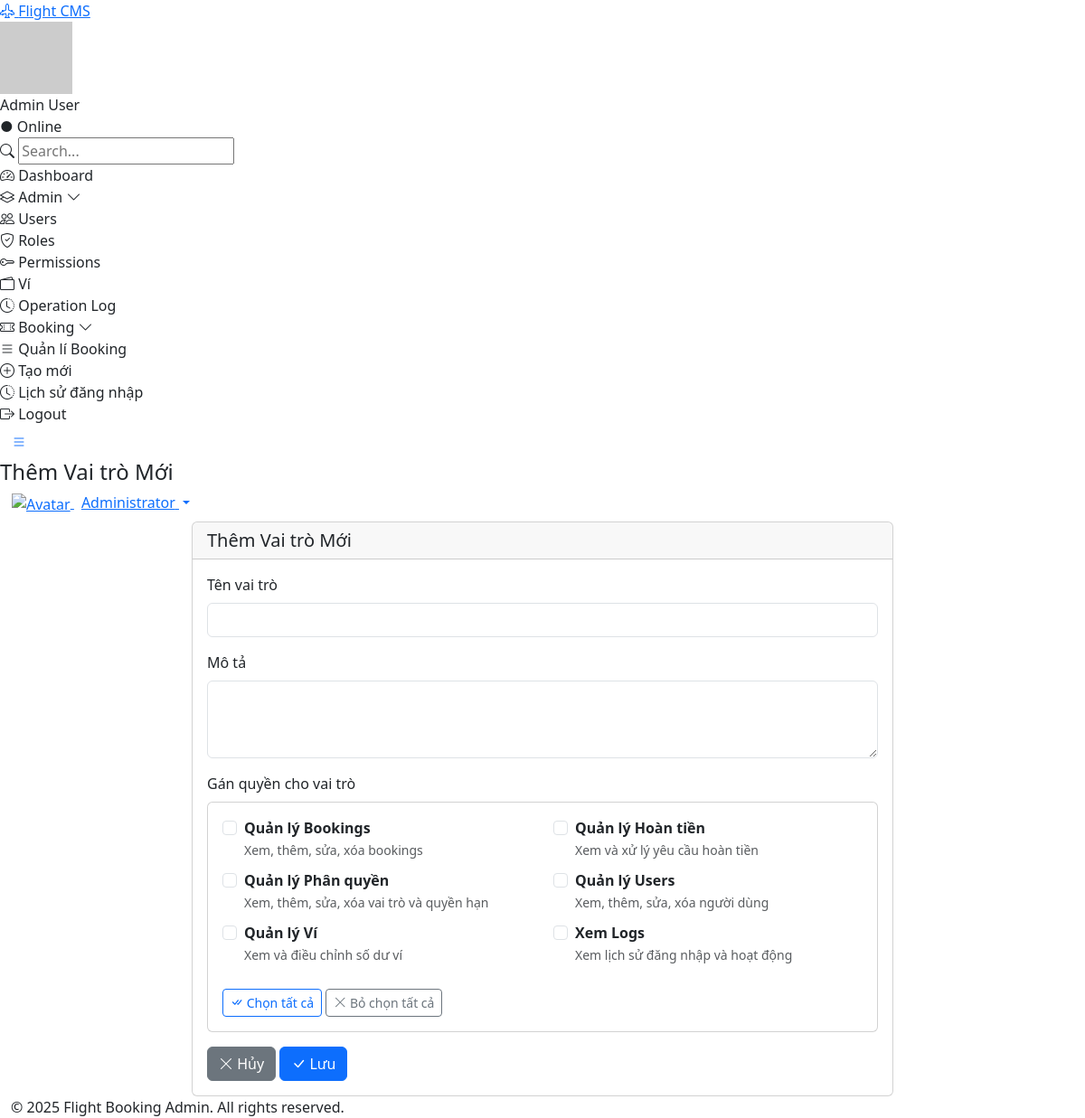
The page /modules/roles/add.php (signed in) on the database its author committed.
### tables this page shows
CREATE TABLE `permissions` (
  `id` int(11) NOT NULL,
  `name` varchar(255) NOT NULL COMMENT 'VD: Quản lý Users',
  `slug` varchar(255) NOT NULL COMMENT 'VD: manage_users',
  `description` text DEFAULT NULL,
  `created_at` timestamp NOT NULL DEFAULT current_timestamp()
);

### modules/roles/add.php (the view, shortened to what this page needs)
<?php
include '../../includes/header.php';
$database = new Database();
$db = $database->getConnection();
$permissionsQuery = "SELECT * FROM permissions ORDER BY name";
$permissions = $db->query($permissionsQuery)->fetchAll();
$errors = [];
?>
<div class="container-fluid">
    <div class="row">
        <div class="col-lg-8 mx-auto">
            <div class="card">
                <div class="card-header">
                    <h5 class="card-title mb-0">Thêm Vai trò Mới</h5>
                </div>
                <div class="card-body">
                    <form method="POST" class="needs-validation" novalidate>
                        <div class="mb-3">
                            <label class="form-label required">Tên vai trò</label>
                            <input type="text" name="name" class="form-control <?= isset($errors['name']) ? 'is-invalid' : '' ?>"
                                   value="<?= $_POST['name'] ?? '' ?>" required>
                        </div>
                        <div class="mb-3">
                            <label class="form-label">Mô tả</label>
                            <textarea name="description" class="form-control" rows="3"><?= $_POST['description'] ?? '' ?></textarea>
                        </div>
                        <div class="mb-3">
                            <label class="form-label">Gán quyền cho vai trò</label>
                            <div class="card">
                                <div class="card-body">
                                    <?php if (empty($permissions)): ?>
                                        <p class="text-muted">Chưa có quyền nào trong hệ thống</p>
                                    <?php else: ?>
                                        <div class="row">
                                            <?php foreach ($permissions as $permission): ?>
                                                <div class="col-md-6 mb-2">
                                                    <div class="form-check">
                                                        <input class="form-check-input" type="checkbox"
                                                               name="permissions[]"
                                                               value="<?= $permission['id'] ?>"
                                                               id="perm_<?= $permission['id'] ?>"
                                                               <?= (isset($_POST['permissions']) && in_array($permission['id'], $_POST['permissions'])) ? 'checked' : '' ?>>
                                                        <label class="form-check-label" for="perm_<?= $permission['id'] ?>">
                                                            <strong><?= $permission['name'] ?></strong>
                                                            <br><small class="text-muted"><?= $permission['description'] ?></small>
                                                        </label>
                                                    </div>
                                                </div>
                                            <?php endforeach; ?>
                                        </div>
                                        <div class="mt-3">
                                            <button type="button" class="btn btn-sm btn-outline-primary" onclick="selectAllPermissions(true)">
                                                <i class="bi bi-check-all"></i> Chọn tất cả
                                            </button>
                                            <button type="button" class="btn btn-sm btn-outline-secondary" onclick="selectAllPermissions(false)">
                                                <i class="bi bi-x-lg"></i> Bỏ chọn tất cả
                                            </button>
                                        </div>
                                    <?php endif; ?>
                                </div>
                            </div>
                        </div>
                        <div class="form-actions">
                            <a href="index.php" class="btn btn-secondary">
                                <i class="bi bi-x-lg"></i> Hủy
                            </a>
                            <button type="submit" class="btn btn-primary">
                                <i class="bi bi-check-lg"></i> Lưu
                            </button>
                        </div>
                    </form>
                </div>
            </div>
        </div>
    </div>
</div>
<?php include '../../includes/footer.php'; ?>

### rows shown on the page
permissions: name "Quản lý Bookings", description "Xem, thêm, sửa, xóa bookings"
permissions: name "Quản lý Hoàn tiền", description "Xem và xử lý yêu cầu hoàn tiền"
permissions: name "Quản lý Phân quyền", description "Xem, thêm, sửa, xóa vai trò và quyền hạn"
permissions: name "Quản lý Users", description "Xem, thêm, sửa, xóa người dùng"
permissions: name "Quản lý Ví", description "Xem và điều chỉnh số dư ví"
permissions: name "Xem Logs", description "Xem lịch sử đăng nhập và hoạt động"

### other values the page prints
$user_name "Admin User"
$page_title "Thêm Vai trò Mới"
$_SESSION['full_name'] "Administrator"
